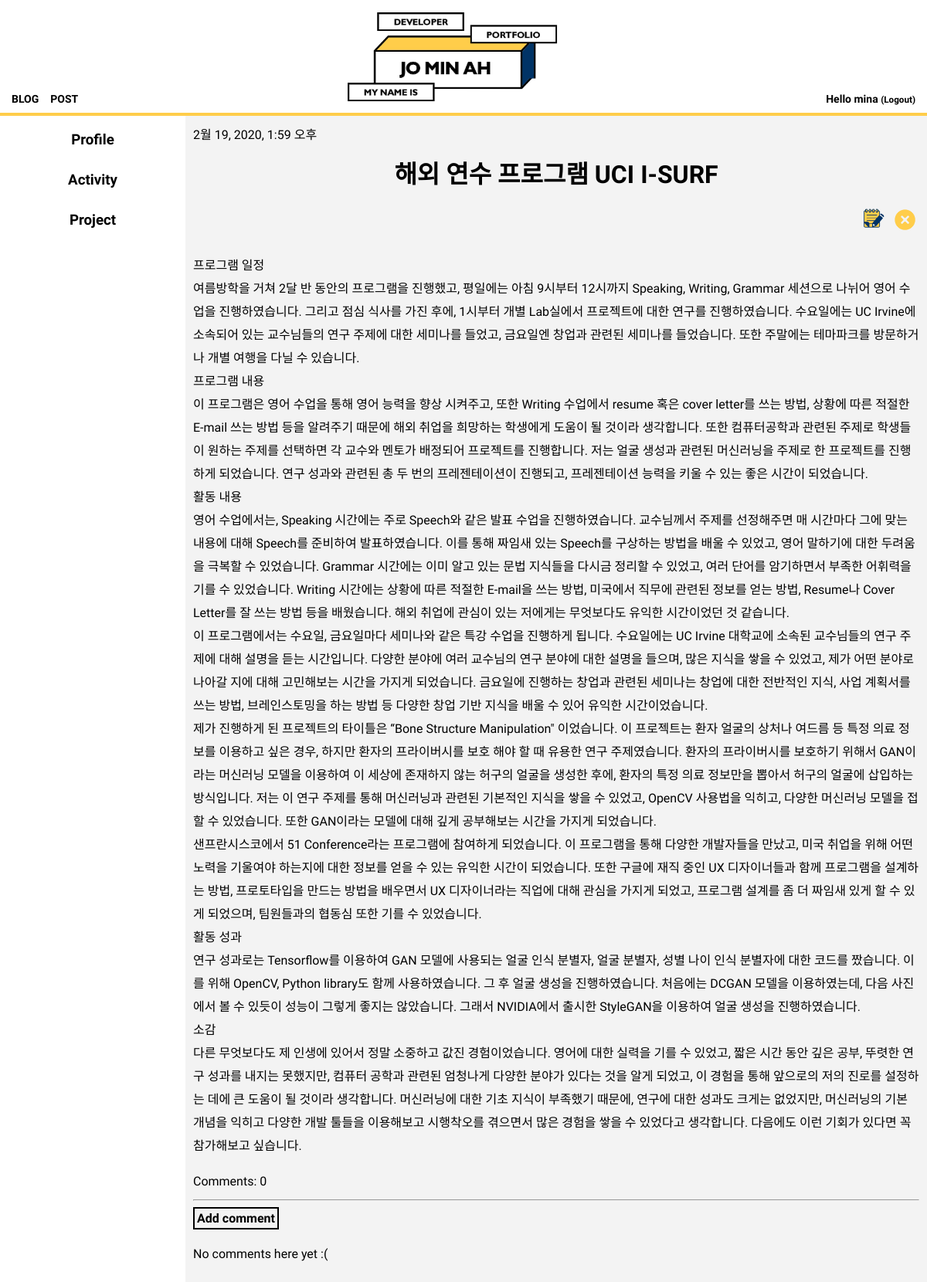
The page /post/3/ (signed in) on the database as committed earlier.
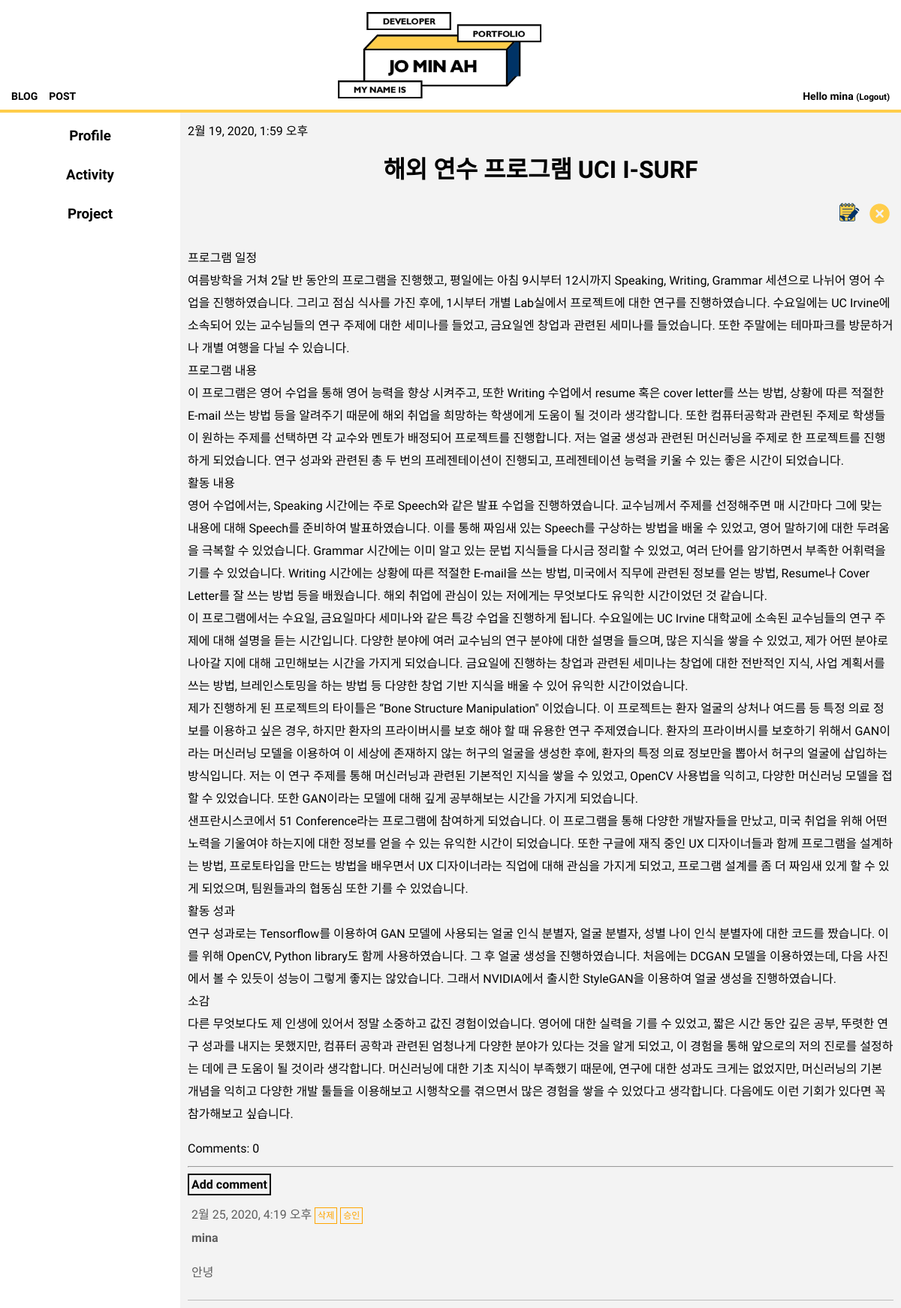
The same page on the database as committed later.
### blog/models.py (models this page shows, shortened)
class Comment(models.Model):
    post=models.ForeignKey('blog.Post',on_delete=models.CASCADE,related_name='comments') # related_name은 post 모델에서 댓글에 접근할 수 있게 함. ex> post.comments.all()
    author=models.CharField(max_length=200)
    text=models.TextField()
    created_date=models.DateTimeField(default=timezone.now)
    approved_comment=models.BooleanField(default=False)

### blog/views.py (the view)
# urls.py: path('post/<int:pk>/', views.post_detail, name='post_detail'),
def post_detail(request, pk):
    post = get_object_or_404(Post, pk=pk)
    profile=Post.objects.filter(parent_title__contains="Profile",published_date__lte=timezone.now())
    activity=Post.objects.filter(parent_title__contains="Activity",published_date__lte=timezone.now())
    project=Post.objects.filter(parent_title__contains="Project",published_date__lte=timezone.now())
    return render(request, 'blog/post_detail.html', {'post': post,'profile':profile,"activity":activity,"project":project})

### blog/models.py (called while the page is built)
    def approved_comments(self):
        return self.comments.filter(approved_comment=True)

### blog/template/blog/post_detail.html
{% extends 'blog/base.html' %}
{% load static %}
{% block content %}
<div class="post">
  {% if post.published_date %}
  <div class="date">
    {{ post.published_date }}
  </div>
  {% endif %}
  <h1>{{ post.title }}</h1>
  {% if user.is_authenticated %}
  <div align="right">
    <a class="btn btn-default" href="{% url 'post_edit' pk=post.pk %}"><img src="{% static 'img/edit_1.png' %}" style="width:40px;"></a>
    <a class="btn btn-default" href="{% url 'post_remove' pk=post.pk %}"><img src="{% static 'img/delete.png' %}" style="width:37px;"></a>
  </div>
  {% endif %}
  <p>{{ post.text|linebreaksbr }}</p>
  <a href="{% url 'post_detail' pk=post.pk %}" style=" font-family: 'Tomorrow', sans-serif;">Comments: {{ post.approved_comments.count }}</a>
</div>
<hr>
<a class='btn btn-default' href="{% url 'add_comment_to_post' pk=post.pk %}" style=" font-family: 'Tomorrow', sans-serif; border:2px solid black; padding:3px; font-weight:bold;">Add comment</a>
{% for comment in post.comments.all %}
{% if user.is_authenticated or comment.approved_comment %}
<div class="comment" style="font-family: 'Tomorrow', sans-serif; border-bottom:1px solid #bcbcbc; margin-top:5px; padding:5px; color:#5d5d5d;">
  <div class="date">
    {{ comment.created_date }}
    {% if not comment.approved_comment %}
    <a class="btn btn-default" href="{% url 'comment_remove' pk=comment.pk %}" style="color:#ffa500; border:1px solid #ffa500; font-size:12px; padding:3px;">삭제</a>
    <a class="btn btn-default" href="{% url 'comment_approve' pk=comment.pk%}" style="color:#ffa500; border:1px solid #ffa500; font-size:12px; padding:3px;">승인</a>
    {% endif %}
  </div>
  <strong>{{ comment.author }}</strong>
  <div>{{ comment.text|linebreaks }}</div>
</div>
{% endif %}
{% empty %}
<p style=" font-family: 'Tomorrow', sans-serif;">No comments here yet :(</p>
{% endfor %}
{% endblock %}

Rows that differ between the two databases and show on the page:
added Comment: created_date "2월 25, 2020, 4:19 오후", approved_comment "삭제", author "mina", text "안녕"
Other text that changed with them:
text no longer shown: "No comments here yet :("
